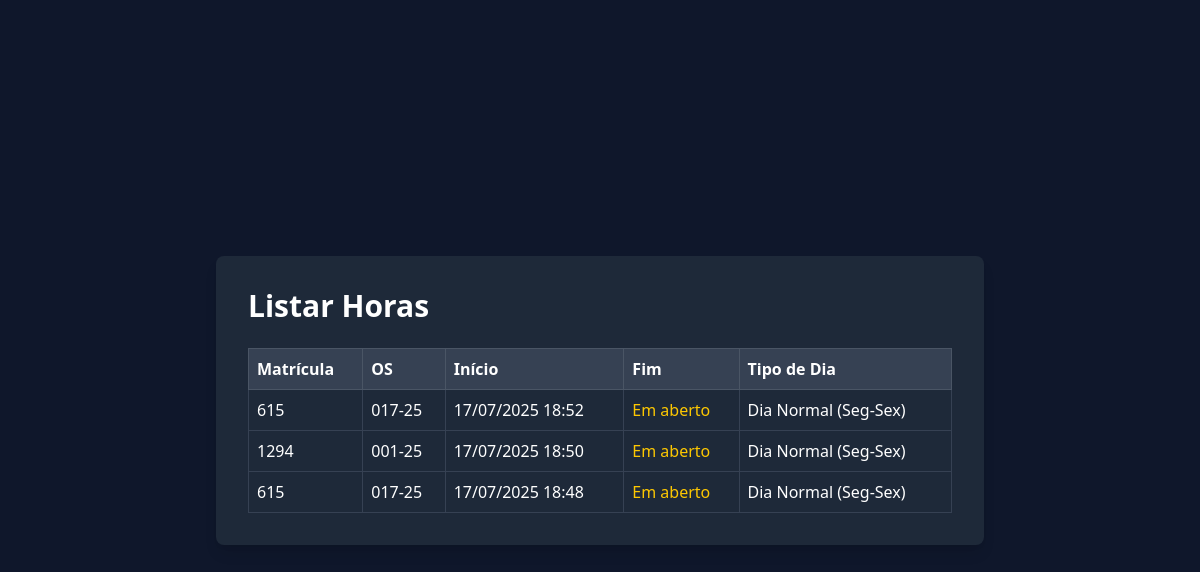
Page /menuos/listar-horas/ (signed in) on the committed database.
### menuos/models.py (models this page shows, shortened)
class RegistroInicioOS(models.Model):
    DIA_CHOICES = [
        ('ND', 'Dia Normal (Seg-Sex)'),
        ('SA', 'Sábado'),
        ('DF', 'Domingo ou Feriado'),
    ]
    matricula = models.CharField(max_length=20)
    numero_os = models.CharField(max_length=20)
    hora_inicio = models.DateTimeField(default=timezone.now)
    hora_fim = models.DateTimeField(null=True, blank=True)
    codigo_dia = models.CharField(max_length=2, choices=DIA_CHOICES, blank=True)

### menuos/views.py (the view)
# urls.py: path('listar-horas/', views.listar_horas, name='listar_horas'),  # Tela para listar horas lançadas pelos colaboradores
@login_required
def listar_horas(request):
    registros = RegistroInicioOS.objects.all().order_by('-hora_inicio')  # ordena do mais recente
    return render(request, 'menuos/listar_horas.html', {'registros': registros})

### menuos/templates/menuos/listar_horas.html
{% extends "base.html" %}
{% block body %}
<div class="min-h-screen flex items-center justify-center bg-slate-900 text-white p-4">
  <div class="max-w-3xl w-full bg-gray-800 rounded-lg p-8 shadow-lg">
    <h1 class="text-3xl font-bold mb-6">Listar Horas</h1>
    {% if registros %}
      <table class="w-full text-left border border-gray-700">
        <thead>
          <tr class="bg-gray-700">
            <th class="p-2 border border-gray-600">Matrícula</th>
            <th class="p-2 border border-gray-600">OS</th>
            <th class="p-2 border border-gray-600">Início</th>
            <th class="p-2 border border-gray-600">Fim</th>
            <th class="p-2 border border-gray-600">Tipo de Dia</th>
          </tr>
        </thead>
        <tbody>
          {% for r in registros %}
          <tr class="hover:bg-gray-600">
            <td class="p-2 border border-gray-700">{{ r.matricula }}</td>
            <td class="p-2 border border-gray-700">{{ r.numero_os }}</td>
            <td class="p-2 border border-gray-700">{{ r.hora_inicio|date:"d/m/Y H:i" }}</td>
            <td class="p-2 border border-gray-700">
              {% if r.hora_fim %}
                {{ r.hora_fim|date:"d/m/Y H:i" }}
              {% else %}
                <span class="text-yellow-400">Em aberto</span>
              {% endif %}
            </td>
            <td class="p-2 border border-gray-700">{{ r.get_codigo_dia_display }}</td>
          </tr>
          {% endfor %}
        </tbody>
      </table>
    {% else %}
      <p>Nenhum registro encontrado.</p>
    {% endif %}
  </div>
</div>
{% endblock %}

### templates/base.html (shortened to what this page needs)
<!DOCTYPE html>
<html lang="pt-br">
    <head>
        <script src="https://unpkg.com/@tailwindcss/browser@4"></script>
    </head>
    <body>
        {% block body %} {% endblock body %}
    </body>
</html>

### rows in the picture
RegistroInicioOS: matricula "615", numero_os "017-25", hora_inicio "17/07/2025 18:52", shows "Em aberto", codigo_dia "Dia Normal (Seg-Sex)"
RegistroInicioOS: matricula "1294", numero_os "001-25", hora_inicio "17/07/2025 18:50", shows "Em aberto", codigo_dia "Dia Normal (Seg-Sex)"
RegistroInicioOS: matricula "615", numero_os "017-25", hora_inicio "17/07/2025 18:48", shows "Em aberto", codigo_dia "Dia Normal (Seg-Sex)"
